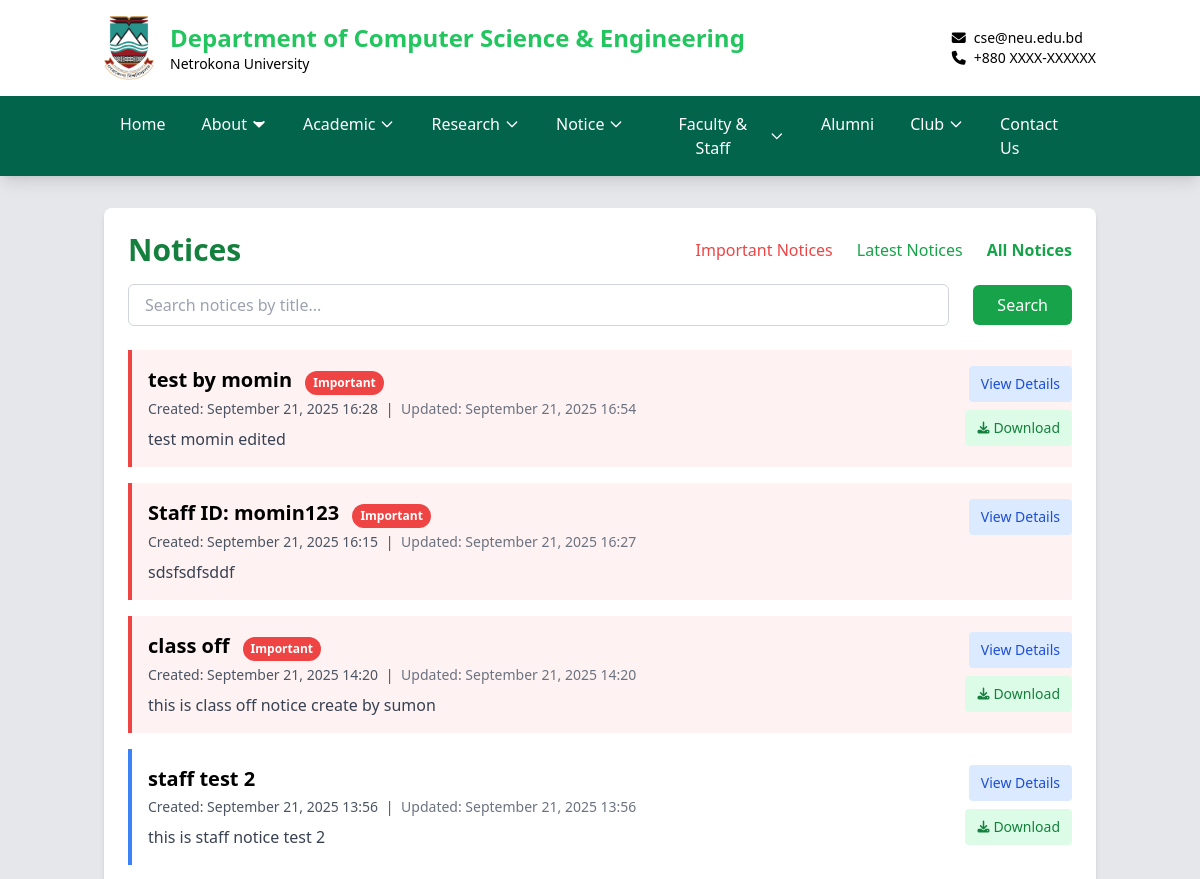
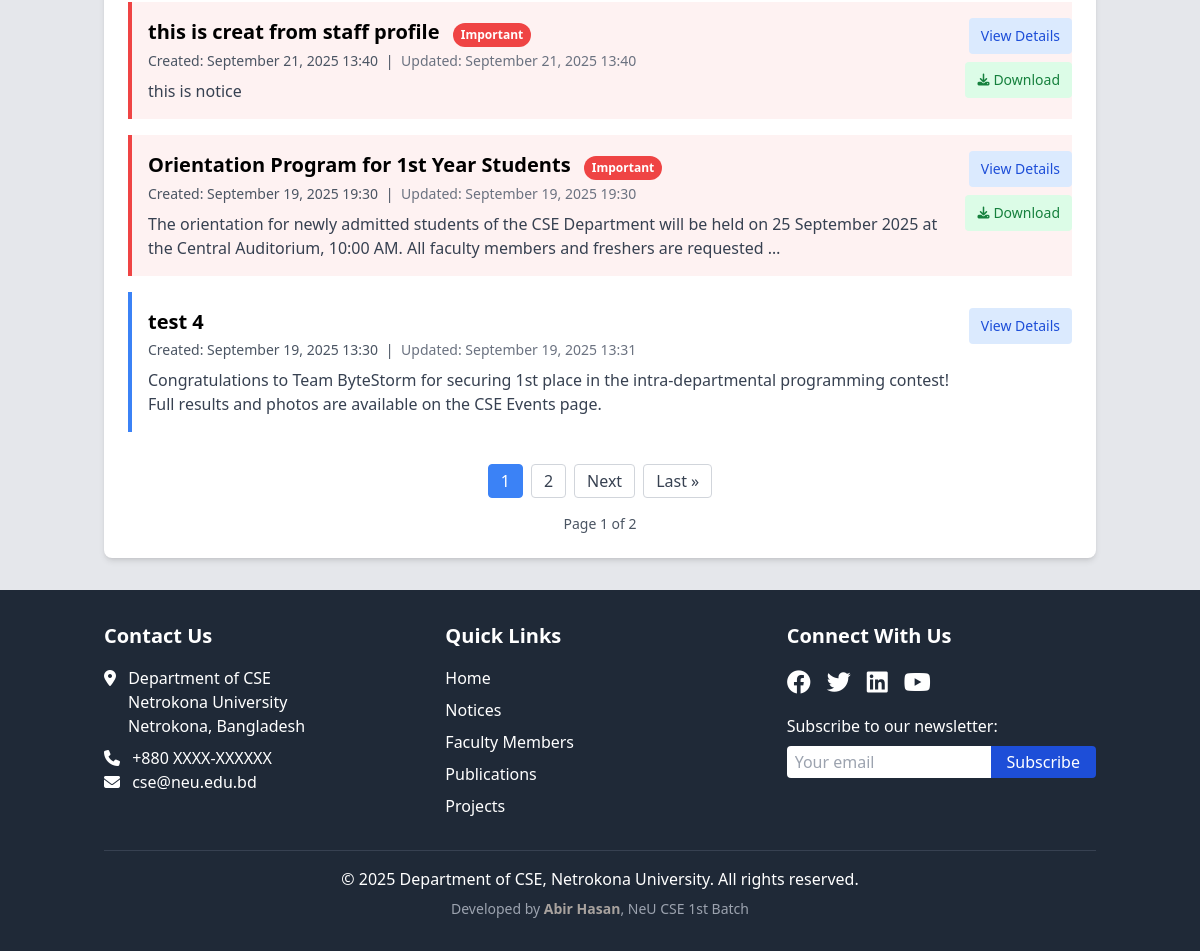
The page /notices/ on the database its author committed (2 pictures, top to bottom).
### cse_app/models.py (models this page shows, shortened)
class Notice_Board(models.Model):
    title = models.CharField(max_length=200)
    content = RichTextField()
    file = models.FileField(upload_to='notices/', blank=True, null=True)  # For download option
    created_at = models.DateTimeField(null=True, blank=True)
    updated_at = models.DateTimeField(null=True, blank=True)
    is_important = models.BooleanField(default=False)
    created_by = models.ForeignKey(User, on_delete=models.SET_NULL, null=True, blank=True)
    class Meta:
        ordering = ['-created_at']  # Newest first

### cse_app/views.py (the view)
# urls.py: path('notices/', views.notice_list, name='notice_list'),
def notice_list(request):
    notice_type = request.GET.get('type')
    search_query = request.GET.get('search', '').strip()
    notices = Notice_Board.objects.all()
    if notice_type == 'important':
        notices = notices.filter(is_important=True)
    elif notice_type == 'latest':
        notices = notices.order_by('-created_at')
    if search_query:
        notices = notices.filter(title__icontains=search_query)
    page_view, created = ViewCount.objects.get_or_create(page_name='notices')
    page_view.increment()
    paginator = Paginator(notices, 7)
    page_number = request.GET.get('page')
    page_obj = paginator.get_page(page_number)
    context = {
        'page_obj': page_obj,
        'notices': page_obj,  # This allows backward compatibility with existing template
        'notice_type': notice_type,
        'search_query': search_query,
    }
    return render(request, 'cse/notice_list.html', context)

### cse_app/context_processors.py (called while the page is built)
def scrolling_notice(request):
    notice = ScrollingNotice.objects.filter(is_active=True).first()
    return {'scrolling_notice': notice.text if notice else ''}

### cse_app/models.py (called while the page is built)
    def increment(self):
        self.count += 1
        self.save()

### templates/cse/notice_list.html (shortened to what this page needs)
{% extends '../base.html' %}
{% block content %}
<div class="bg-white rounded-lg shadow-md p-3 sm:p-4 md:p-6 max-w-7xl mx-auto" >
    <div class="space-y-4 mb-4 sm:mb-6">
        <div class="flex flex-col sm:flex-row justify-between items-start sm:items-center space-y-4 sm:space-y-0">
            <h1 class="text-xl sm:text-2xl md:text-3xl font-bold text-green-700">
                {% if notice_type == 'important' %}Important {% elif notice_type == 'latest' %}Latest {% endif %}Notices
            </h1>
            <div class="flex flex-wrap gap-2 sm:space-x-4">
                <a href="{% url 'notice_list' %}?type=important"
                   class="text-sm sm:text-base text-red-500  hover:underline {% if notice_type == 'important' %}font-bold{% endif %}">
                   Important Notices
                </a>
                <a href="{% url 'notice_list' %}?type=latest"
                   class="text-sm sm:text-base text-green-600 hover:underline {% if notice_type == 'latest' %}font-bold{% endif %}">
                   Latest Notices
                </a>
                <a href="{% url 'notice_list' %}"
                   class="text-sm sm:text-base text-green-600 hover:underline {% if not notice_type %}font-bold{% endif %}">
                   All Notices
                </a>
            </div>
        </div>
        <form method="GET" class="flex flex-col sm:flex-row items-stretch sm:items-center gap-2 sm:space-x-4">
            <div class="flex-1">
                <input type="text"
                       name="search"
                       value="{{ search_query }}"
                       placeholder="Search notices by title..."
                       class="w-full px-3 sm:px-4 py-2 text-sm sm:text-base border border-gray-300 rounded-md focus:outline-none focus:ring-2 focus:ring-blue-500">
            </div>
            <div class="flex gap-2">
                <button type="submit"
                        class="flex-grow sm:flex-grow-0 px-4 sm:px-6 py-2 bg-green-600 text-white text-sm sm:text-base rounded-md hover:bg-green-700 focus:outline-none focus:ring-2 focus:ring-green-700">
                    Search
                </button>
            </div>
        </form>
    </div>
    <div class="space-y-4">
        {% for notice in page_obj %}
        <div class="border-l-4 {% if notice.is_important %}border-red-500 bg-red-50{% else %}border-blue-500{% endif %} pl-3 sm:pl-4 py-3 sm:py-4 hover:shadow-md transition-shadow duration-200"
           >
            <div class="flex flex-col sm:flex-row justify-between items-start space-y-3 sm:space-y-0" >
                <div class="flex-1 min-w-0 w-full">
                    <h2 class="text-base sm:text-lg md:text-xl font-semibold break-words">
                        <a href="{% url 'notice_detail' notice.id %}" class="hover:underline hover:text-green-700 transition-colors duration-200">{{ notice.title }}</a>
                        {% if notice.is_important %}
                        <span class="bg-red-500 text-white text-xs px-2 py-1 rounded ml-2 inline-block rounded-full">Important</span>
                        {% endif %}
                    </h2>
                    <p class="text-xs sm:text-sm text-gray-600 mt-1">
                        {% if notice.created_at %}
                        <span>Created: {{ notice.created_at|date:"F d, Y H:i" }}</span>
                        {% endif %}
                        {% if notice.updated_at and notice.updated_at != notice.created_at %}
                        <span class="mx-1">|</span>
                        <span class="text-gray-500">Updated: {{ notice.updated_at|date:"F d, Y H:i" }}</span>
                        {% endif %}
                    </p>
                    <p class="mt-2 text-sm sm:text-base text-gray-700 line-clamp-2 sm:line-clamp-none">{{ notice.content|striptags|truncatewords:30 }}</p>
                </div>
                <div class="flex flex-row sm:flex-col items-stretch sm:items-end gap-2 sm:ml-4 w-full sm:w-auto">
                    <a href="{% url 'notice_detail' notice.id %}"
                       class="flex-1 sm:flex-none text-center px-3 py-2 bg-blue-100 text-blue-700 rounded text-sm hover:bg-blue-200 hover:text-blue-900 transition-colors duration-200 w-full sm:w-auto min-w-[100px]">
                        View Details
                    </a>
                    {% if notice.file %}
                    <a href="{% url 'download_notice' notice.pk %}"
                       class="flex-1 sm:flex-none text-center px-3 py-2 bg-green-100 text-green-700 rounded text-sm hover:bg-green-200 hover:text-green-900 transition-colors duration-200 inline-flex items-center justify-center w-full sm:w-auto min-w-[100px]">
                        <i class="fas fa-download mr-1 text-xs"></i> Download
                    </a>
                    {% endif %}
                </div>
            </div>
        </div>
        {% empty %}
        <p class="text-gray-600 py-4 text-center">No notices available.</p>
        {% endfor %}
    </div>
    {% if page_obj.paginator.num_pages > 1 %}
    <div class="mt-6 sm:mt-8 flex flex-wrap justify-center items-center gap-2">
        {% for num in page_obj.paginator.page_range %}
            {% if page_obj.number == num %}
                <span class="px-2 sm:px-3 py-1 text-sm sm:text-base rounded border border-blue-500 bg-blue-500 text-white">{{ num }}</span>
            {% elif num > page_obj.number|add:'-3' and num < page_obj.number|add:'3' %}
                <a href="?page={{ num }}{% if notice_type %}&type={{ notice_type }}{% endif %}{% if search_query %}&search={{ search_query }}{% endif %}"
                   class="px-3 py-1 rounded border border-gray-300 text-gray-700 hover:bg-gray-100">
                    {{ num }}
                </a>
            {% endif %}
        {% endfor %}
        {% if page_obj.has_next %}
            <a href="?page={{ page_obj.next_page_number }}{% if notice_type %}&type={{ notice_type }}{% endif %}{% if search_query %}&search={{ search_query }}{% endif %}"
               class="px-3 py-1 rounded border border-gray-300 text-gray-700 hover:bg-gray-100">
                Next
            </a>
            <a href="?page={{ page_obj.paginator.num_pages }}{% if notice_type %}&type={{ notice_type }}{% endif %}{% if search_query %}&search={{ search_query }}{% endif %}"
               class="px-3 py-1 rounded border border-gray-300 text-gray-700 hover:bg-gray-100">
                Last &raquo;
            </a>
        {% endif %}
    </div>
    <div class="mt-4 text-center text-sm text-gray-600">
        Page {{ page_obj.number }} of {{ page_obj.paginator.num_pages }}
    </div>
    {% endif %}
</div>
{% endblock %}

### templates/base.html (style rules this page uses)
:root { --custom-green: #02644A; --custom-green-hover: #00916a; }

### rows shown on the page
Notice_Board: title "test by momin", is_important "Important", created_at "September 21, 2025 16:28", updated_at "September 21, 2025 16:54", content "test momin edited", shows "Download"
Notice_Board: title "Staff ID: momin123", is_important "Important", created_at "September 21, 2025 16:15", updated_at "September 21, 2025 16:27", content "sdsfsdfsddf"
Notice_Board: title "class off", is_important "Important", created_at "September 21, 2025 14:20", updated_at "September 21, 2025 14:20", content "this is class off notice create by sumon", shows "Download"
Notice_Board: title "staff test 2", created_at "September 21, 2025 13:56", updated_at "September 21, 2025 13:56", content "this is staff notice test 2", shows "Download"
Notice_Board: title "this is creat from staff profile", is_important "Important", created_at "September 21, 2025 13:40", updated_at "September 21, 2025 13:40", content "this is notice", shows "Download"
Notice_Board: title "Orientation Program for 1st Year Students", is_important "Important", created_at "September 19, 2025 19:30", updated_at "September 19, 2025 19:30", content "The orientation for newly admitted students of the CSE Department will be held on 25 September 2025 at the Central Auditorium, 10:00 AM. All faculty members and freshers are requested …", shows "Download"
Notice_Board: title "test 4", created_at "September 19, 2025 13:30", updated_at "September 19, 2025 13:31", content "Congratulations to Team ByteStorm for securing 1st place in the intra-departmental programming contest! Full results and photos are available on the CSE Events page."

### other values the page prints
{{ num }} "1"
{{ num }} "2"
{{ page_obj.number }} "1"
{{ page_obj.paginator.num_pages }} "2"
